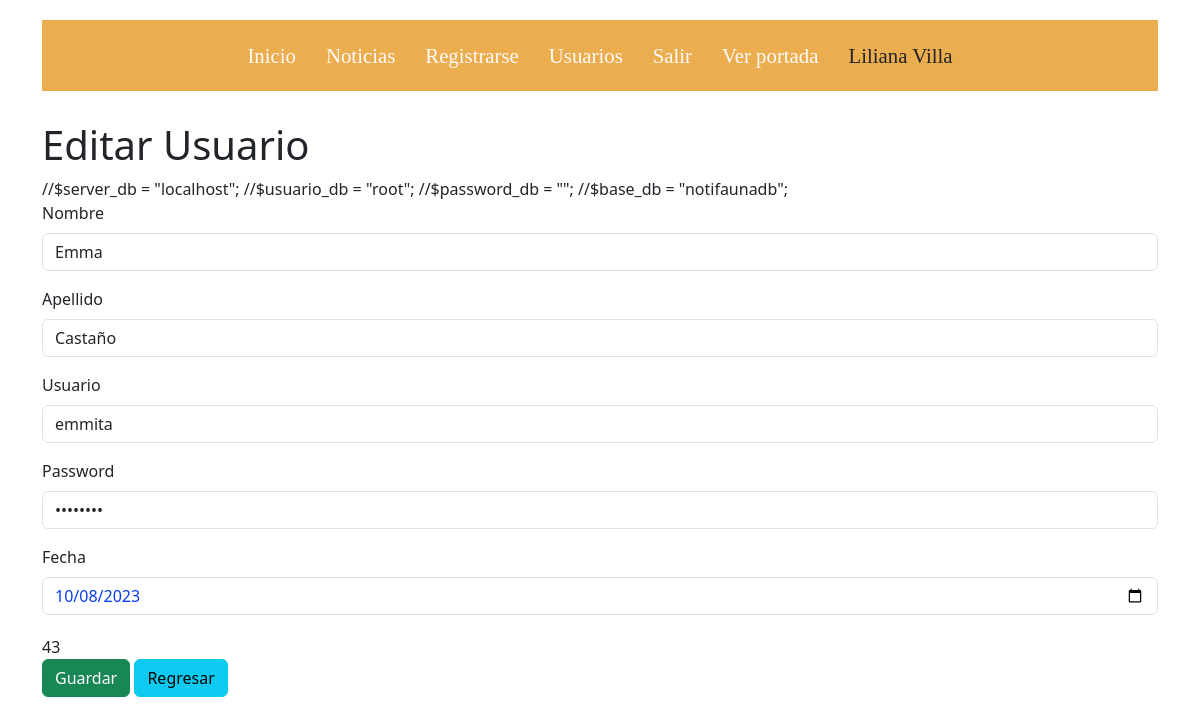
Page /admin/usuarios_editar.php?id_usuario=43 (signed in) on the committed database.
### tables this page shows
CREATE TABLE `usuarios` (
  `id_usuario` int(11) NOT NULL,
  `nombre` varchar(30) NOT NULL,
  `apellido` varchar(30) NOT NULL,
  `usuario` varchar(30) NOT NULL,
  `password` varchar(30) NOT NULL,
  `fecha` date NOT NULL
);

### admin/usuarios_editar.php (the view, shortened to what this page needs)
<?php
extract($_REQUEST);
?>
<!DOCTYPE html>
<html lang="es">
<head>
    <link href="../lib/bootstrap-5.3.2/css/bootstrap.min.css" rel="stylesheet">
    <link href="https://cdn.jsdelivr.net/npm/summernote@0.8.18/dist/summernote.min.css" rel="stylesheet">
</head>
<body>
    <div class="container">
        <?php require("menu.php"); ?>
        <h1>Editar Usuario</h1>
        <?php
        require("conexion.php");
        $conexion = mysqli_connect($server_db, $usuario_db, $password_db)
            or die("No se puede conectar con el servidor");
        mysqli_select_db($conexion, $base_db)
            or die("No se puede seleccionar la base de datos");
        $instruccion="select * from usuarios where id_usuario=$id_usuario";
        $consulta=mysqli_query($conexion,$instruccion) or die("no pudo consultar");
        $resultado=mysqli_fetch_array($consulta);
        ?>
        <form action="usuarios_editar_guardar.php" method="post" enctype="multipart/form-data">
            <div class="mb-3">
                <label for="nombre" class="form-label">Nombre</label>
                <input type="text" class="form-control" id="nombre" name="nombre" placeholder="nombre" required value="<?php print($resultado['nombre']);?>">
            </div>
            <div class="mb-3">
                <label for="apellido" class="form-label">Apellido</label>
                <input type="text" class="form-control" id="apellido" name="apellido" required value="<?php print($resultado['apellido']);?>">
            </div>
            <div class="mb-3">
                <label for="usuario" class="form-label">Usuario</label>
                <input type="text" class="form-control" id="usuario" name="usuario" required value="<?php print($resultado['usuario']);?>">
            </div>
            <div class="mb-3">
                <label for="password" class="form-label">Password</label>
                <input type="password" class="form-control" id="password" name="password" required value="<?php print($resultado['password']);?>">
            </div>
            <div class="mb-3">
                <label for="fecha" class="form-label">Fecha</label>
                <input type="date" class="form-control" id="fecha" name="fecha" required value="<?php print($resultado['fecha']);?>">
            </div>
                <?php print($resultado['id_usuario']);?>
            <div class="mb-3">
                <input type="submit" class="btn btn-success" id="enviar" name="enviar" value="Guardar">
                <a href="usuarios.php" class="btn btn-info">Regresar</a>
            </div>
        </form>
    </div>
</body>
</html>

### admin/CSS/styles.css (style rules this page uses)
body { margin: 0; padding: 0; }
#fecha { float: right; color: #063df3; margin-bottom: 20px; }

### rows in the picture
usuarios: nombre "Emma", apellido "Castaño", usuario "emmita", fecha "10/08/2023", id_usuario "43"

### other values in the picture
$_SESSION['nombre'] "Liliana"
$_SESSION['apellido'] "Villa"
